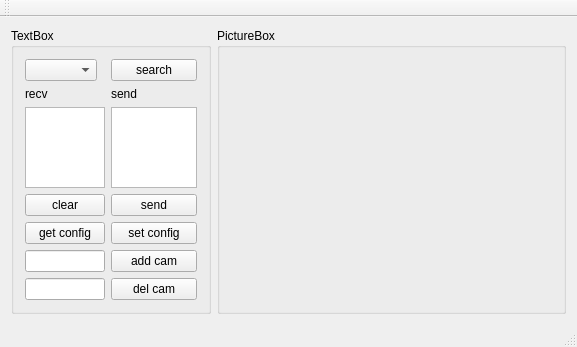
<?xml version="1.0" encoding="UTF-8"?>
<ui version="4.0">
 <class>MainWindow</class>
 <widget class="QMainWindow" name="MainWindow">
  <property name="geometry">
   <rect>
    <x>0</x>
    <y>0</y>
    <width>577</width>
    <height>347</height>
   </rect>
  </property>
  <property name="windowTitle">
   <string>MainWindow</string>
  </property>
  <widget class="QWidget" name="centralWidget">
   <property name="mouseTracking">
    <bool>false</bool>
   </property>
   <layout class="QHBoxLayout" name="horizontalLayout">
    <item>
     <widget class="QGroupBox" name="groupBox_textbox">
      <property name="sizePolicy">
       <sizepolicy hsizetype="Expanding" vsizetype="Preferred">
        <horstretch>0</horstretch>
        <verstretch>0</verstretch>
       </sizepolicy>
      </property>
      <property name="maximumSize">
       <size>
        <width>200</width>
        <height>16777215</height>
       </size>
      </property>
      <property name="title">
       <string>TextBox</string>
      </property>
      <layout class="QFormLayout" name="formLayout">
       <item row="0" column="0">
        <widget class="QComboBox" name="comboBox"/>
       </item>
       <item row="0" column="1">
        <widget class="QPushButton" name="pushButton_search">
         <property name="text">
          <string>search</string>
         </property>
        </widget>
       </item>
       <item row="1" column="0">
        <widget class="QLabel" name="label">
         <property name="text">
          <string>recv</string>
         </property>
        </widget>
       </item>
       <item row="1" column="1">
        <widget class="QLabel" name="label_2">
         <property name="text">
          <string>send</string>
         </property>
        </widget>
       </item>
       <item row="2" column="0">
        <widget class="QTextEdit" name="textEdit_recv"/>
       </item>
       <item row="2" column="1">
        <widget class="QTextEdit" name="textEdit_send"/>
       </item>
       <item row="3" column="0">
        <widget class="QPushButton" name="pushButton_clear">
         <property name="text">
          <string>clear</string>
         </property>
        </widget>
       </item>
       <item row="3" column="1">
        <widget class="QPushButton" name="pushButton_send">
         <property name="text">
          <string>send</string>
         </property>
        </widget>
       </item>
       <item row="4" column="0">
        <widget class="QPushButton" name="pushButton_getconfig">
         <property name="text">
          <string>get config</string>
         </property>
        </widget>
       </item>
       <item row="4" column="1">
        <widget class="QPushButton" name="pushButton_setconfig">
         <property name="text">
          <string>set config</string>
         </property>
        </widget>
       </item>
       <item row="5" column="1">
        <widget class="QPushButton" name="pushButton_addcam">
         <property name="text">
          <string>add cam</string>
         </property>
        </widget>
       </item>
       <item row="5" column="0">
        <widget class="QLineEdit" name="lineEdit_addcam"/>
       </item>
       <item row="6" column="1">
        <widget class="QPushButton" name="pushButton_del">
         <property name="text">
          <string>del cam</string>
         </property>
        </widget>
       </item>
       <item row="6" column="0">
        <widget class="QLineEdit" name="lineEdit_delcam"/>
       </item>
      </layout>
     </widget>
    </item>
    <item>
     <widget class="QGroupBox" name="groupBox_picturebox">
      <property name="sizePolicy">
       <sizepolicy hsizetype="Expanding" vsizetype="Preferred">
        <horstretch>0</horstretch>
        <verstretch>0</verstretch>
       </sizepolicy>
      </property>
      <property name="title">
       <string>PictureBox</string>
      </property>
      <layout class="QGridLayout" name="gridLayout_3">
       <item row="0" column="0">
        <widget class="PlayerWidget" name="widget_picture" native="true">
         <property name="contextMenuPolicy">
          <enum>Qt::CustomContextMenu</enum>
         </property>
        </widget>
       </item>
      </layout>
     </widget>
    </item>
   </layout>
  </widget>
  <widget class="QMenuBar" name="menuBar">
   <property name="geometry">
    <rect>
     <x>0</x>
     <y>0</y>
     <width>577</width>
     <height>19</height>
    </rect>
   </property>
  </widget>
  <widget class="QToolBar" name="mainToolBar">
   <attribute name="toolBarArea">
    <enum>TopToolBarArea</enum>
   </attribute>
   <attribute name="toolBarBreak">
    <bool>false</bool>
   </attribute>
  </widget>
  <widget class="QStatusBar" name="statusBar"/>
 </widget>
 <layoutdefault spacing="6" margin="11"/>
 <customwidgets>
  <customwidget>
   <class>PlayerWidget</class>
   <extends>QWidget</extends>
   <header>playerwidget.h</header>
   <container>1</container>
  </customwidget>
 </customwidgets>
 <resources/>
 <connections/>
</ui>
